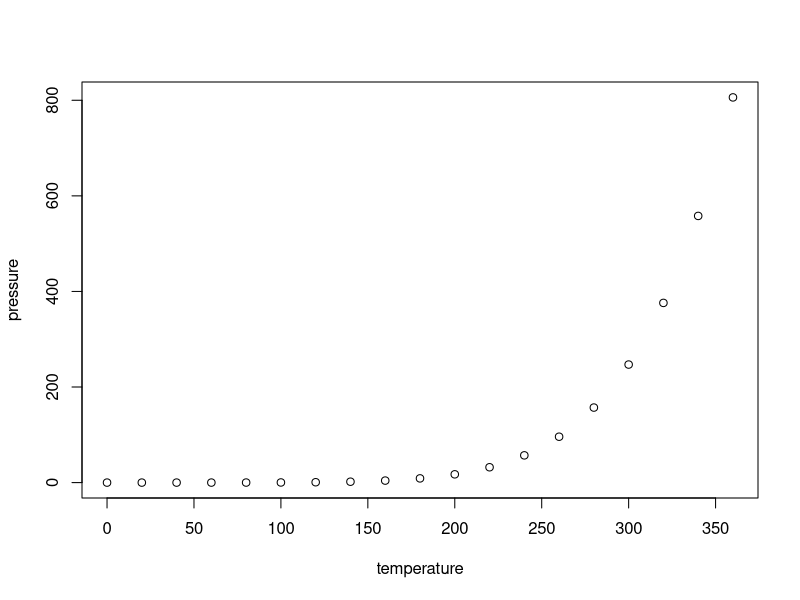
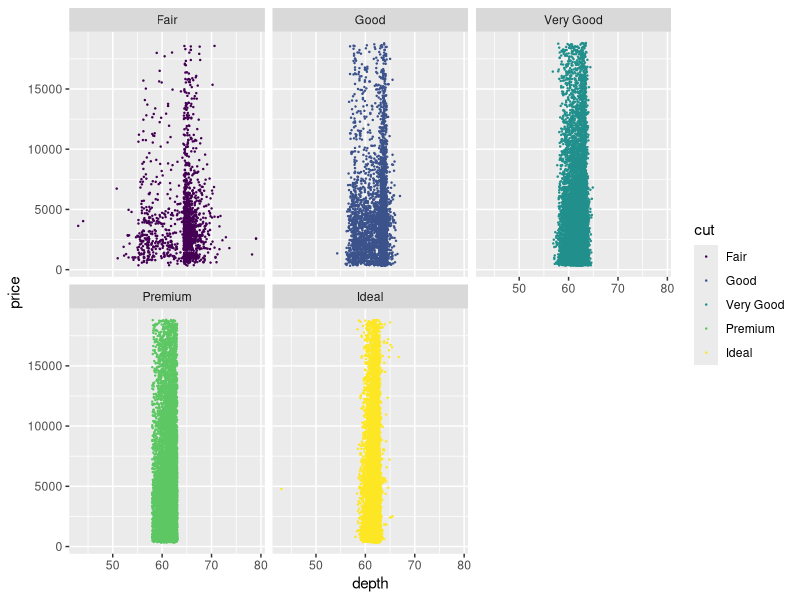
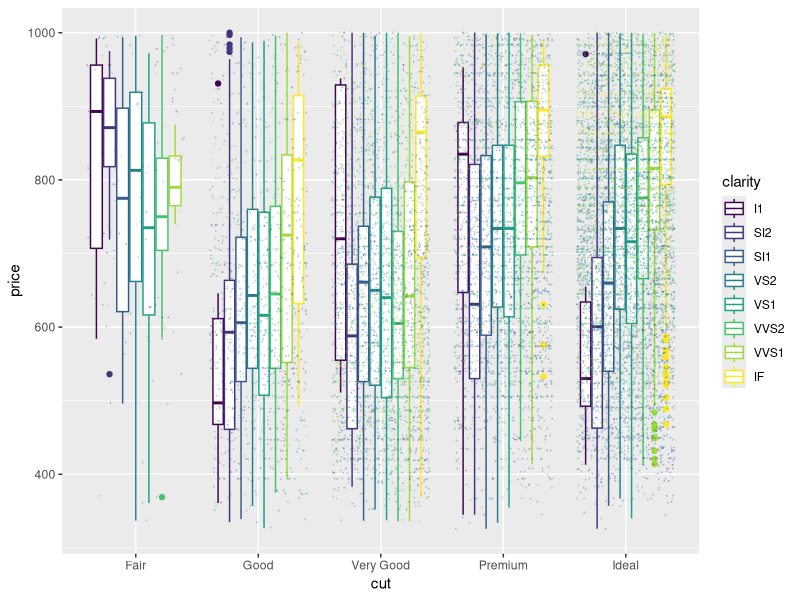
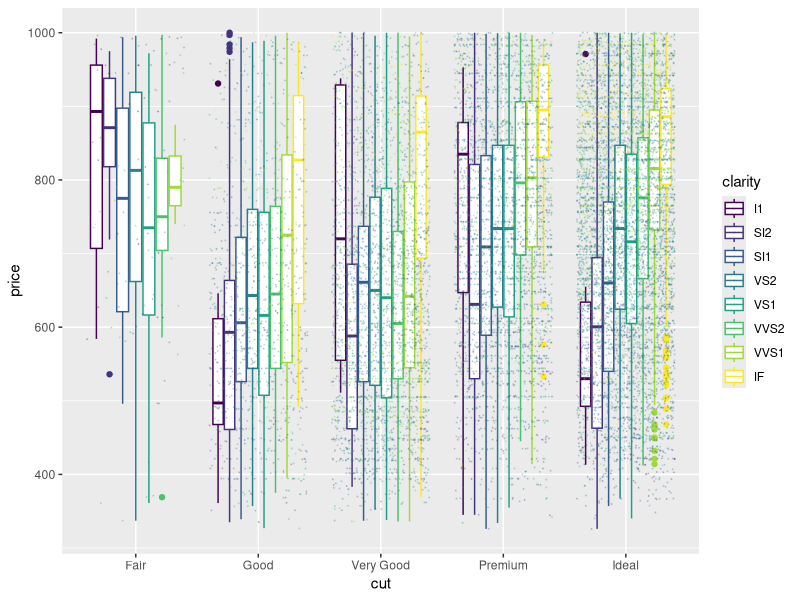

Source code (R) for these figures, in order:
## ---- chunk 1
knitr::opts_chunk$set(echo = TRUE)
## ---- chunk 2
summary(cars)
## ---- chunk 3
plot(pressure)
## ---- chunk 4
x = c(1:100)
x
## ---- chunk 5
xi = sum(x)/length(x)
xi
## ---- chunk 6
x = c(1:100)
xi = sum(x)/length(x)
xi
## ---- chunk 7
x1 = c(1:10, NaN, 10:-20, NaN, 27)
x1i = sum(x1, na.rm = TRUE)/length(x1)
x1i
## ---- chunk 8
library(tidyverse);library(ggplot2); library(ggpubr)
data("diamonds")

df=diamonds %>% ggplot(aes(x=depth, y=price, color=cut)) + 
  geom_point(size=0.2) + facet_wrap(cut ~.)
df

df2= diamonds %>% filter(price<=1000) %>%
  ggplot(aes(x=cut, y =price, color=clarity))+
  geom_boxplot() + geom_jitter(size=0.1, alpha=0.2)
df2

ggsave(df2, file= "diamond.png", units ="in", width =10,
       height = 10, dpi=300)
